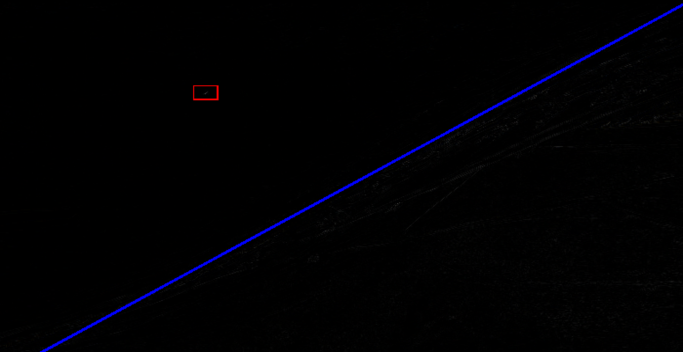
#> input picture images/CMO.png, 1366 x 704 px (shown at 1/2 size)
$ python -i border.py   (imports and definitions only)
#> lines starting #> are read from the running program, lines starting #| are printed output that depends on the picture; after the words box and inside, x2 and y2 are one past the last pixel; in counts of white or black regions, pixels touching at a corner belong together
import numpy as np
import math
import cv2

# Use horizon(img) to get left and right of the horizon in the frame.
class Horizon():

    def __init__(self):

        self.t = 1
        self.prev_border = []
        self.prev_border_ = []


    def __call__(self, img):
        '''
        Find co-ordinates of the horizon in the image.
        By calcluating two horizons (fitline and hough transforms) and then passing it to EMWA.

        Input : BGR Image.
        Output : (x1, y1) and (x2, y2) of the Horizon.
        '''

        left_, right_ = self.get_Horizon_Hough(img)
        border_ = self.get_border(left_, right_, img.shape[0:2])
        border_ = self.EMWA(border_, self.prev_border_, self.t)
        left_, right_ = np.array([len(border_)-1, int(border_[-1])]), np.array([0, int(border_[0])])

        left, right = self.get_Horizon_fitLine(img)
        if left != right:
            border = self.get_border(left, right, img.shape[0:2])
            border = self.EMWA(border, self.prev_border, self.t)
            left, right = np.array([len(border)-1, int(border[-1])]), np.array([0, int(border[0])])
        else:
            border = self.prev_border
            left, right = np.array([len(border)-1, int(border[-1])]), np.array([0, int(border[0])])

        left, right = (left + left_) / 2, (right + right_) / 2
        left, right = tuple(left.astype(int)), tuple(right.astype(int))

        self.prev_border = border if border != [] else self.prev_border
        self.prev_border_ = border_
        self.t += 1

        return left, right


    def get_Horizon_fitLine(self, img):
        '''
        Find co-ordinates of the horizon in the image.
        Using fit line method.

        Input : BGR Image.
        Output : (x1, y1) and (x2, y2) of the Horizon.
        '''

        gray = cv2.cvtColor(img, cv2.COLOR_BGR2GRAY)
        blurred_image = cv2.GaussianBlur(gray, (5, 5), 0)
        ret, th3 = cv2.threshold(blurred_image, 40, 255, cv2.THRESH_BINARY+cv2.THRESH_OTSU)
        edges = cv2.Canny(th3, 400, 450)
        contours, hierarchy = cv2.findContours(edges, cv2.RETR_TREE, cv2.CHAIN_APPROX_NONE)
        contour = max(contours, key=len)

        vx, vy, x, y = cv2.fitLine(contour, cv2.DIST_L2, 0, 0.01, 0.01)
        right = int((-x * vy / vx) + y)
        left = int(((gray.shape[1] - x) * vy / vx) + y)

        return ((gray.shape[1]-1,  left), (0, right))


    def get_Horizon_Hough(self, img):
        '''
        Find co-ordinates of the horizon in the image.
        Using Hough Lines.

        Input : BGR Image.
        Output : (x1, y1) and (x2, y2) of the Horizon.
        '''

        gray = cv2.cvtColor(img, cv2.COLOR_BGR2GRAY)
        blurred_image = cv2.GaussianBlur(gray, (3, 3), 0)
        v, sigma = np.median(blurred_image), .33
        lower = int(max(0, (1.0 - sigma) * v))
        upper = int(min(255, (1.0 + sigma) * v))
        edged = cv2.Canny(blurred_image, lower, upper)

        dilated = cv2.dilate(edged, np.ones((3, 3), dtype=np.uint8))
        lines = cv2.HoughLines(dilated, 1, np.pi / 100, threshold = 200, min_theta=np.pi / 3, max_theta=2 * np.pi / 3)

        if lines is not None:
            rho = np.mean([line[0][0] for line in lines])
            theta = np.mean([line[0][1] for line in lines])

            a = math.cos(theta)
            b = math.sin(theta)
            x0 = a * rho
            y0 = b * rho
            pt1 = (int(x0 + 10000 * (-b)), int(y0 + 10000 * (a)))
            pt2 = (int(x0 - 10000 * (-b)), int(y0 - 10000 * (a)))

            return pt1, pt2

        else:
            return ((0, 0), (0, 0))


    def get_border(self, left, right, shape):
        '''
        Find border of the horizon in the image.

        Input : Left and right co-ordinate of the border && Shape(h, w) of the image.
        Output : List of length w containing co-ordinates of the border.
        '''

        height, width = shape
        border = [0]*(width)
        if left == right:
            return border
        m = (right[1] - left[1]) / (right[0] - left[0])

        for i in range(width):
            y = int((m * (i - left[0])) + left[1])
            if y < 0:
                y = 0
            elif y >= height:
                y = height-1
            border[i] = y

        return border


    def EMWA(self, border, prev_border, t):
        '''
        Calculates Exponential Moving Weighted Average of the border.

        Input : Current location of the border, previous values of the border, time.
        Output : EMWA on the border with respect to prev_border values.
        '''

        if prev_border == []:
            prev_border = [0]*len(border)

        border, prev_border = np.array(border), np.array(prev_border)
        beta = 0.98
        n =  beta*prev_border + (1-beta)*border
        d = 1 - beta**t
        return n / d if t == 1 else n

>>> import cv2
>>> picture = cv2.imread('../images/CMO.png')
#> picture is the input picture: shape (704, 1366, 3); mean B, G, R 2.7, 0.6, 0.7
>>> result = Horizon()(picture)
#> in get_Horizon_Hough, `v, sigma = np.median(blurred_image), .33`: v = 0; sigma = 0.33
#> in get_Horizon_Hough, `lower = int(max(0, (1.0 - sigma) * v))`: lower = 0
#> in get_Horizon_Hough, `edged = cv2.Canny(blurred_image, lower, upper)`:
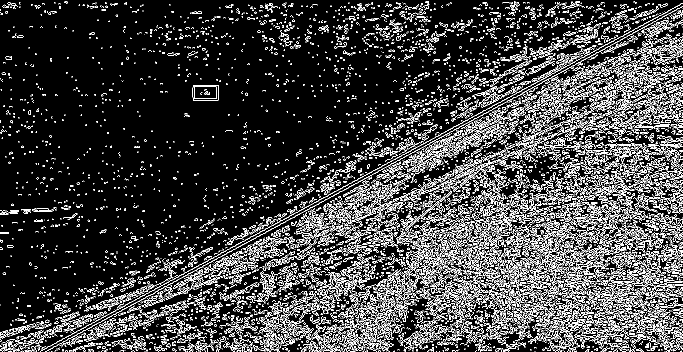
#> edged: shape (704, 1366) (shown at 1/2 size); 14.8% white in thin lines or dots
#> in get_Horizon_Hough, `dilated = cv2.dilate(edged, np.ones((3, 3), dtype=np.uint8))`:
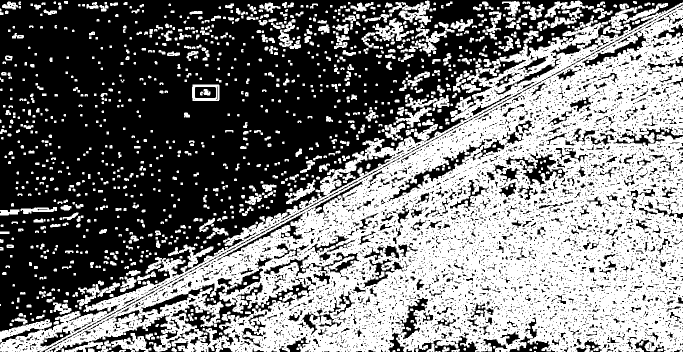
#> dilated: shape (704, 1366) (shown at 1/2 size); 47.6% white; 1144 white regions (25 under 20 px), largest, box (x1, y1, x2, y2) and area: (0, 5, 1366, 704) 383247, (787, 190, 899, 255) 2011, (1217, 6, 1336, 60) 1868
#> in get_Horizon_Hough, `lines = cv2.HoughLines(dilated, 1, np.pi / 100, threshold = 200, min_t..`: lines = 1822 rows, first 8: [650, 1.2], [661, 1.2], [680, 1.17], [653, 1.2], [669, 1.11], [639, 1.24], [657, 1.2], [640, 1.14]
#> in get_Horizon_Hough, `rho = np.mean([line[0][0] for line in lines])`: rho = 333.9
#> in get_Horizon_Hough, `theta = np.mean([line[0][1] for line in lines])`: theta = 1.59
#> in get_Horizon_Hough, `a = math.cos(theta)`: a = -0.0164
#> in get_Horizon_Hough, `b = math.sin(theta)`: b = 1
#> in get_Horizon_Hough, `x0 = a * rho`: x0 = -5.47
#> in get_Horizon_Hough, `y0 = b * rho`: y0 = 333.8
#> in get_Horizon_Hough, `pt1 = (int(x0 + 10000 * (-b)), int(y0 + 10000 * (a)))`: pt1 = (-10004, 169)
#> in get_Horizon_Hough, `pt2 = (int(x0 - 10000 * (-b)), int(y0 - 10000 * (a)))`: pt2 = (9993, 497)
#> in __call__, `left_, right_ = self.get_Horizon_Hough(img)`: left_ = (-10004, 169); right_ = (9993, 497)
#> in get_border, `m = (right[1] - left[1]) / (right[0] - left[0])`: m = 0.0164
#> the loop in get_border, `for i in range(width):` made 1366 passes
#> after the loop in get_border, `for i in range(width):`: border = 1366 values from 333 to 355
#> in EMWA, `prev_border = [0]*len(border)`: prev_border = 1366 values from 0 to 0
#> in EMWA, `border, prev_border = np.array(border), np.array(prev_border)`: border = 1366 values from 333 to 355
#> in EMWA, `n =  beta*prev_border + (1-beta)*border`: n = 1366 values from 6.66 to 7.1
#> in __call__, `left_, right_ = np.array([len(border_)-1, int(border_[-1])]), np.array..`: left_ = [1365, 355]; right_ = [0, 333]
#> in get_Horizon_fitLine, `ret, th3 = cv2.threshold(blurred_image, 40, 255, cv2.THRESH_BINARY+cv2..`:
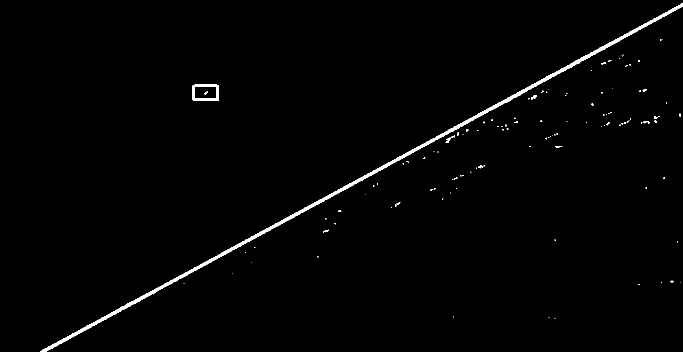
#> th3: shape (704, 1366) (shown at 1/2 size); 1.2% white; 117 white regions (100 under 20 px), largest, box (x1, y1, x2, y2) and area: (80, 7, 1366, 704) 9209, (385, 169, 438, 202) 812, (1062, 190, 1074, 199) 60
#> in get_Horizon_fitLine, `ret, th3 = cv2.threshold(blurred_image, 40, 255, cv2.THRESH_BINARY+cv2..`: ret = 11
#> in get_Horizon_fitLine, `edges = cv2.Canny(th3, 400, 450)`:
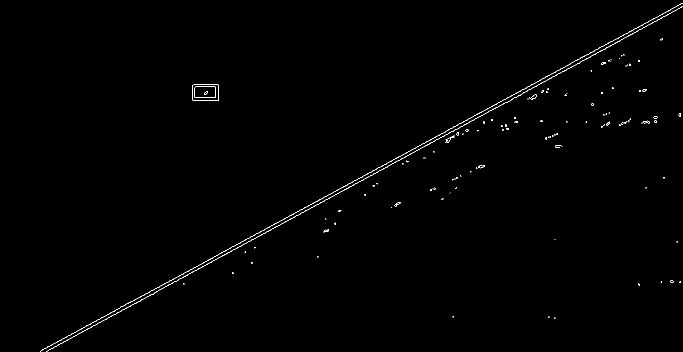
#> edges: shape (704, 1366) (shown at 1/2 size); 0.45% white in thin lines or dots
#> in get_Horizon_fitLine, `contours, hierarchy = cv2.findContours(edges, cv2.RETR_TREE, cv2.CHAIN..`: contours = 201 contours, 182 with area under 20; largest, box (x1, y1, x2, y2) and area: (384, 168, 438, 202) 1732, (384, 168, 438, 202) 1729, (389, 173, 432, 196) 921, (389, 173, 432, 196) 920, (93, 12, 1366, 704) 252
#> in get_Horizon_fitLine, `contour = max(contours, key=len)`: contour = contour of 2572 points, box (x1, y1, x2, y2) (80, 6, 1366, 704), area 236
#> in get_Horizon_fitLine, `vx, vy, x, y = cv2.fitLine(contour, cv2.DIST_L2, 0, 0.01, 0.01)`: vx = [0.879]; vy = [-0.476]; x = [722.1]; y = [354]
#> in get_Horizon_fitLine, `right = int((-x * vy / vx) + y)`: right = 745
#> in get_Horizon_fitLine, `left = int(((gray.shape[1] - x) * vy / vx) + y)`: left = 5
#> in __call__, `left, right = self.get_Horizon_fitLine(img)`: left = (1365, 5); right = (0, 745)
#> the loop in get_border (call 2), `for i in range(width):` made 1366 passes
#> in __call__, `border = self.get_border(left, right, img.shape[0:2])`: border = 1366 values, max 703 at index 0, min 5 at index 1364, mean 373.3
#> in __call__, `left, right = np.array([len(border)-1, int(border[-1])]), np.array([0,..`: left = [1365, 5]; right = [0, 703]
#> in __call__, `left, right = (left + left_) / 2, (right + right_) / 2`: left = [1365, 180]; right = [0, 518]
#> in __call__, `left, right = tuple(left.astype(int)), tuple(right.astype(int))`: left = (1365, 180); right = (0, 518)
#> (the run stopped early here; a loop or call above may not have finished)
